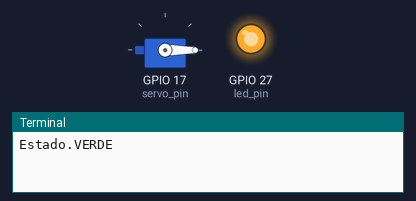
A program run on a simulated Raspberry Pi (BCM pin numbers). Parts: servo, output pins drawn as LEDs (lit = HIGH), the last lines printed to the terminal. Servo angles are drawn from the pulse width (0.5 ms = 0°, 2.5 ms = 180°); the clock reads 2024-03-15 10:24:30 at power-on unless the program sets it.

Above: at 0.05 s.
At 5.95 s:
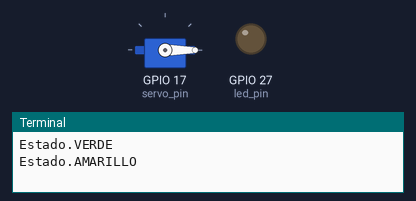
At 11.95 s:
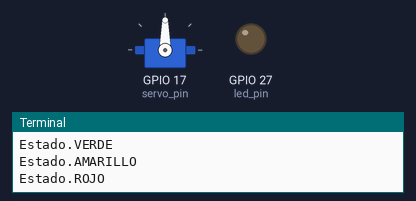
Timing chart, 0 to 15.6 s (numbered marks = the images above):
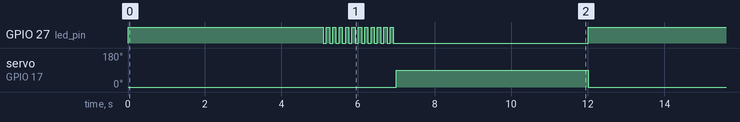

The program:

Semaforo2.py
```python
from enum import Enum, auto
import RPi.GPIO as GPIO
import time

class Estado(Enum):
    VERDE = auto()
    AMARILLO = auto()
    ROJO = auto()

#pines GPIO
led_pin = 27
servo_pin = 17

#inicializar GPIO
GPIO.setmode(GPIO.BCM)

GPIO.setup(led_pin, GPIO.OUT)
GPIO.setup(servo_pin, GPIO.OUT)

#inicializar PWM
pwm_servo = GPIO.PWM(servo_pin, 50)

pwm_servo.start(0)

pwm_led = GPIO.PWM(led_pin, 6)
pwm_led.start(0)

#variables tiempo / contador
inicio = time.time()

estado_previo = None
tiempo_meta = 5

#funciones para el servo
def bajarBarra():
    angle = 90
    duty = (angle/18) + 2.5

    pwm_servo.ChangeDutyCycle(duty)
    time.sleep(0.3)

    pwm_servo.ChangeDutyCycle(0)

def subirBarra():
    angle = 0
    duty = (angle/18) + 2.5

    pwm_servo.ChangeDutyCycle(duty)
    time.sleep(0.3)

    pwm_servo.ChangeDutyCycle(0)

def prenderLED():
    pwm_led.ChangeDutyCycle(100)

def apagarLED():
    pwm_led.ChangeDutyCycle(0)

def parpadearLED():
    pwm_led.ChangeDutyCycle(50)


try:
    while True:
        #epoch actual
        actual = time.time()

        #tiempo transcurrido desde el inicio
        tiempo_recorrido = actual - inicio

        if (tiempo_recorrido < tiempo_meta):
            estado = Estado.VERDE
        if (tiempo_recorrido > tiempo_meta and tiempo_recorrido <= tiempo_meta + 2):
            estado = Estado.AMARILLO
        if (tiempo_recorrido > tiempo_meta + 2 and tiempo_recorrido <= tiempo_meta + 7):
            estado = Estado.ROJO
        if (tiempo_recorrido > tiempo_meta + 7):
            inicio = time.time()

        if (estado != estado_previo):
            estado_previo = estado
            print(estado)

            if estado == Estado.VERDE:
                prenderLED()
                subirBarra()
            elif estado == Estado.AMARILLO:
                parpadearLED()
            elif estado == Estado.ROJO:
                apagarLED()
                bajarBarra()


        time.sleep(0.01)

except KeyboardInterrupt:
    print("\ninterrumpido")
    pwm_led.stop()
    pwm_servo.stop()
    GPIO.cleanup()
```

Measured:
- by itself, GPIO 27 (led_pin): repeats every 12.0 s: 11 × (LOW 0.08 s, HIGH 0.08 s), LOW 5.1 s, HIGH 5.1 s
- by itself, servo on GPIO 17 (servo_pin): alternates 90° for 5.0 s and 0° for 7.0 s
